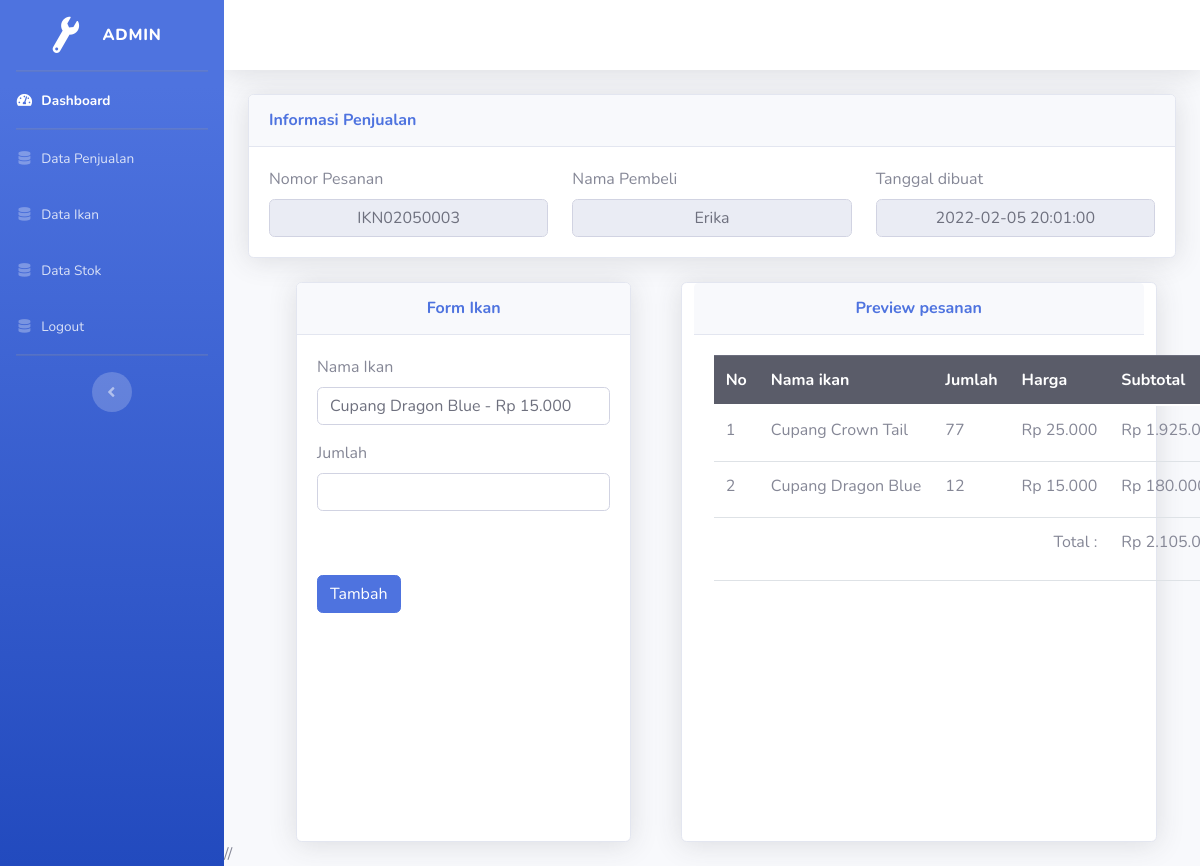
Before: /admin/data_penjualan/detail/4 with the older database file.
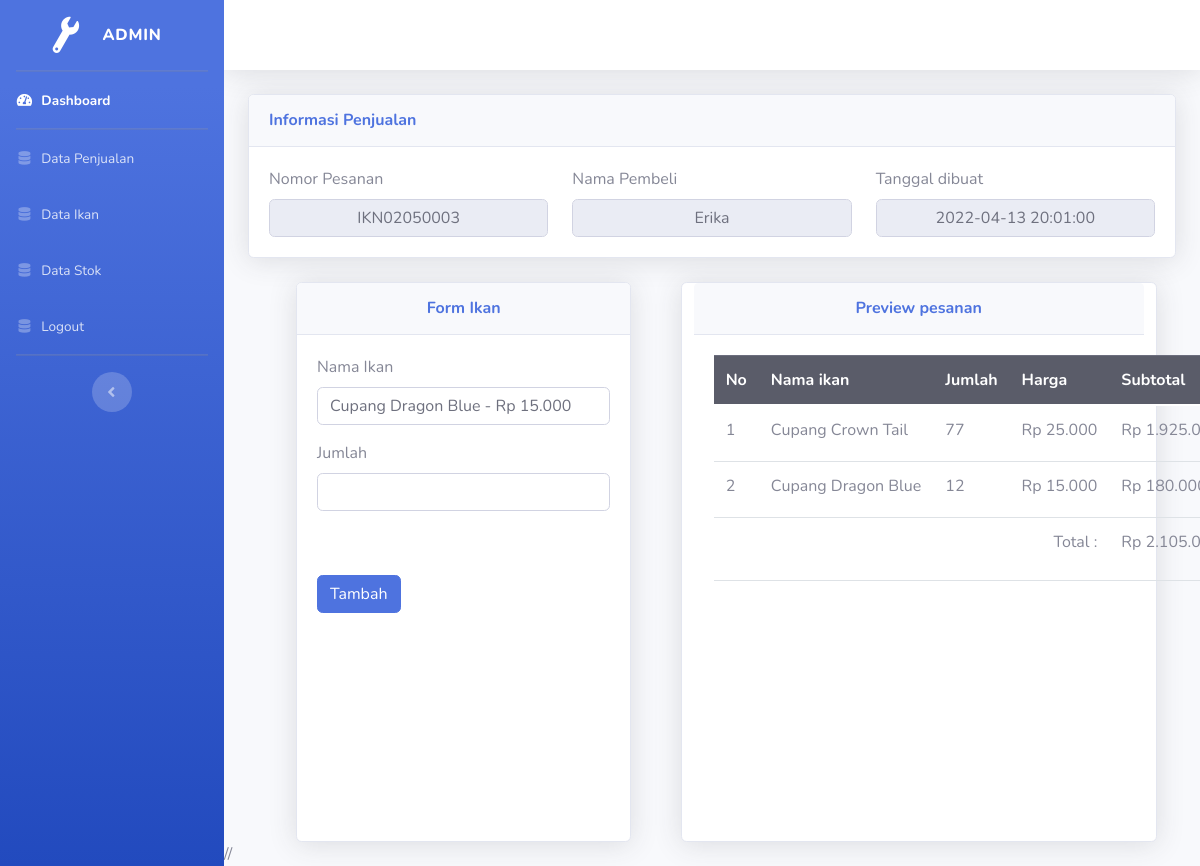
After: the same page with the newer database file.
### tables this page shows
CREATE TABLE `penjualan` (
  `id` int(11) NOT NULL,
  `no_penjualan` varchar(11) NOT NULL,
  `nama_pembeli` varchar(60) NOT NULL,
  `total_harga` int(11) NOT NULL,
  `tanggal_dibuat` datetime NOT NULL,
  `tanggal_selesai` datetime NOT NULL,
  `status` varchar(50) NOT NULL
);

### application/controllers/admin/Data_penjualan.php (called while the page is built, shortened)
<?php
class data_penjualan extends CI_Controller{
    public function __construct()
    {
        $this->load->library('session');
        $this->load->model('model_katalog');
        $this->load->model('model_penjualan');
    }
    public function detail($id)
    {
        $table = 'penjualan';
        $data['detail']         = $this->model_penjualan->tampil_data_detail($id)->result();
        $data['penjualan']      = $this->model_penjualan->select_where($table, $id)->result();
        $data['ikan']           = $this->model_penjualan->tampil_data_ikan()->result();
        $data['id'] = $id;
        $this->load->view('templates_admin/header');
        $this->load->view('templates_admin/sidebar_akun');
        $this->load->view('admin/data_detail_penjualan', $data);
        $this->load->view('templates_admin/footer');
     }
}

### index.php (called while the page is built, shortened)
<?php
require_once BASEPATH.'core/CodeIgniter.php';

### application/models/Model_penjualan.php (called while the page is built, shortened)
<?php
class Model_penjualan extends CI_Model{
    public function tampil_data_detail($where){
        $this->db->select('detail_penjualan.id,detail_penjualan.jumlah,ikan.nama_ikan,ikan.deskripsi,ikan.harga,detail_penjualan.harga_jual,detail_penjualan.subtotal_harga');
        $this->db->from('detail_penjualan');
        $this->db->join('penjualan', 'penjualan.id = detail_penjualan.id_penjualan', 'left');
        $this->db->join('ikan', 'ikan.id = detail_penjualan.id_ikan', 'left');
        $this->db->where('detail_penjualan.id_penjualan', $where);
        return $this->db->get();
    }
    public function select_where($table,$where){
        return $this->db->get_where($table,array('id' => $where));
    }
    public function selectmax($table = null, $field = null){
        $this->db->select_max($field);
        return $this->db->get($table)->row_array()[$field];
    }
}

### application/views/admin/data_detail_penjualan.php (the view, shortened to what the changed rows need)
<div class="container-fluid">
                            <div class="card shadow mb-4">
                                <div class="card-body">
                                  <div class="row">
                                      <div class="col-lg">
                                      <?php foreach($penjualan as $katalog) : ?>
                                      <label>Nomor Pesanan</label>
                                          <input style="text-align: center;" type="text" name="jumlahstok" class="form-control" value="<?php echo $katalog->no_penjualan ?>" disabled>
                                      </div>
                                      <div class="col-lg">
                                          <label>Nama Pembeli</label>
                                          <input style="text-align: center;" type="text" name="jumlahstok" class="form-control" value= "<?php echo $katalog->nama_pembeli ?>" disabled>
                                      </div>
                                      <div class="col-lg">
                                          <label>Tanggal dibuat</label>
                                          <input style="text-align: center;" type="text" name="jumlahstok" class="form-control" value="<?php echo $katalog->tanggal_dibuat ?>" disabled>
                                      </div>
                                      <?php endforeach; ?>
                                  </div>
                                </div>
                             </div>
<div class="row">
                            <div class="card shadow ml-5" style="width: 50%;">
                                <div class="card-body">
                                <table class="table table-hover text-nowrap">
                                <thead class="thead-dark">
                                  <tr>
                                  <th>No</th>
                                  <th>Nama ikan</th>
                                  <th>Jumlah</th>
                                  <th>Harga</th>
                                  <th>Subtotal</th>
                                  </tr>
                                </thead>
                              </table>
                                </div>
                            </div>
  </div>
</div>
</div>

Changed rows visible on the page:
changed penjualan "IKN02050003": jumlahstok "2022-02-05 20:01:00" → "2022-04-13 20:01:00"
